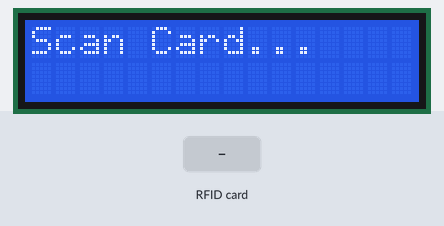
Bench run of a sketch on a simulated ESP32. Parts: 16×2 character LCD. Inputs (shaded band) come from the test bench. No radio packets arrive unless stated; what the sketch prints to the serial monitor is not drawn.

Above: at 1.3 s.
1.4 s: RFID card 5E 7A 19 C4 held to the reader
At 2.5 s:
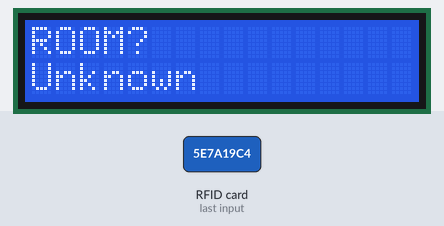
Timing chart, 0 to 4.4 s (numbered marks = the images above; inputs shaded):
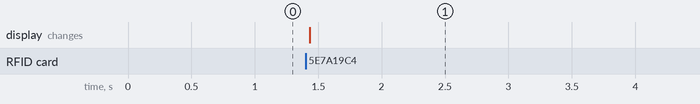

Measured:
- after the input at 1.4 s, the display: changes at once (image 1)

The sketch:

Final_Classroom2.ino
```cpp
#include <SPI.h>
#include <MFRC522.h>
#include <LoRa.h>
#include <Wire.h>
#include <LiquidCrystal_I2C.h>

// ================= RFID =================
#define SS_PIN 5
#define RST_PIN 4
MFRC522 mfrc522(SS_PIN, RST_PIN);

// ================= LORA =================
#define LORA_SS   27
#define LORA_RST  14
#define LORA_DIO0 26

// ================= LCD =================
LiquidCrystal_I2C lcd(0x27, 16, 2);

void setup() {
  Serial.begin(115200);

  // LCD
  lcd.init();
  lcd.backlight();
  lcd.setCursor(0, 0);
  lcd.print("Starting...");

  // RFID
  SPI.begin();
  mfrc522.PCD_Init();

  // LoRa
  LoRa.setPins(LORA_SS, LORA_RST, LORA_DIO0);

  if (!LoRa.begin(433E6)) {
    lcd.clear();
    lcd.print("LoRa FAIL");
    while (true);
  }

  lcd.clear();
  lcd.print("Scan Card...");
}

void loop() {

  // wait for RFID
  if (!mfrc522.PICC_IsNewCardPresent()) return;
  if (!mfrc522.PICC_ReadCardSerial()) return;

  // ===== READ UID =====
  String uid = "";
  for (byte i = 0; i < mfrc522.uid.size; i++) {
    uid += String(mfrc522.uid.uidByte[i], HEX);
  }
  uid.toUpperCase();

  Serial.print("UID: ");
  Serial.println(uid);

  // ===== MAP UID → NAME + ROOM =====
  String name = "";
  String room = "";

  if (uid == "46D3106") {
    name = "C. Cabrera";
    room = "ROOM2";
  }
  else if (uid == "2EABD26") {
    name = "C. De Guzman";
    room = "ROOM2";
  }
  else if (uid == "29C1136") {
    name = "U. Millendrez";
    room = "ROOM2";
  }
  else if (uid == "F12CF6") {
    name = "N. Magnaye";
    room = "ROOM2";
  }
  else if (uid == "E636D26") {
    name = "G. Binay";
    room = "ROOM2";
  }
  else if (uid == "4CC5106") {
    name = "E. Rodriguez";
    room = "ROOM2";
  }
  else {
    name = "Unknown";
    room = "ROOM?";
  }

  // ===== LCD DISPLAY =====
  lcd.clear();
  lcd.setCursor(0, 0);
  lcd.print(room);
  lcd.setCursor(0, 1);
  lcd.print(name);

  // ===== LORA SEND =====
  String message = room + "|" + name;

  LoRa.beginPacket();
  LoRa.print(message);
  LoRa.endPacket();

  Serial.println("Sent: " + message);

  delay(3000);

  lcd.clear();
  lcd.setCursor(0, 0);
  lcd.print("Scan Card...");
}
```
